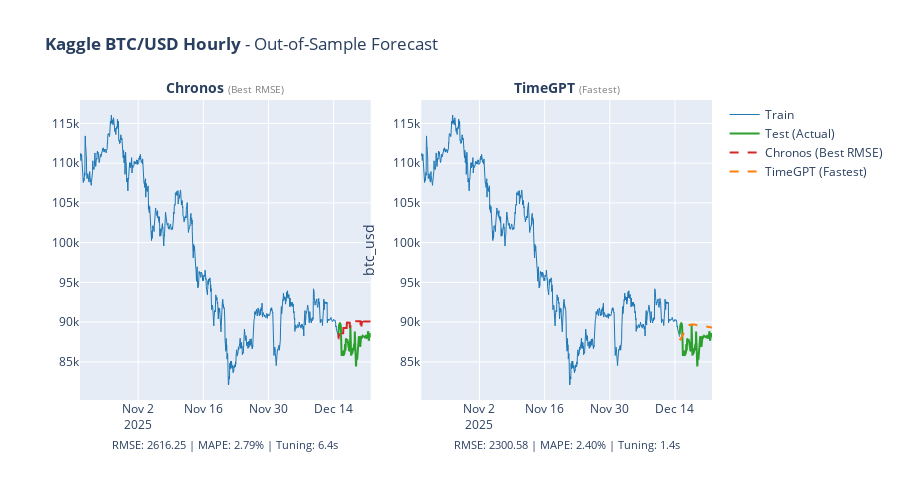

Notebook code cell kept with this figure:
### Code cell
# 9. Final Predictions with Best and Fastest Models

fig = plot_forecast_comparison(
    train,
    test,
    final_predictions,
    DATASET_CONFIG["name"],
    target_column=DATASET_CONFIG.get("target_column"),
    value_unit=DATASET_CONFIG.get("value_unit"),
)
fig.show()

### Figure 1 — Plotly figure (JSON) as saved in the notebook; plotly's stock layout.template omitted (floating-point values rounded to 4 significant figures; data arrays with more than 128 entries replaced by an {"elided": "..."} marker saying what was removed)
{"data": [{"hovertemplate": "<b>Train</b><br>Date: %{x}<br>Value: %{y:.2f}<extra></extra>", "line": {"color": "#1f77b4", "width": 1}, "mode": "lines", "name": "Train", "showlegend": true, "type": "scatter", "x": {"elided": "1332 str values"}, "xaxis": "x", "y": {"elided": "1332 float values"}, "yaxis": "y"}, {"hovertemplate": "<b>Actual</b><br>Date: %{x}<br>Value: %{y:.2f}<extra></extra>", "line": {"color": "#2ca02c", "width": 2}, "mode": "lines", "name": "Test (Actual)", "showlegend": true, "type": "scatter", "x": {"elided": "168 str values"}, "xaxis": "x", "y": {"elided": "168 float values"}, "yaxis": "y"}, {"hovertemplate": "<b>Chronos</b><br>Date: %{x}<br>Pred: %{y:.2f}<extra></extra>", "line": {"color": "#d62728", "dash": "dash", "width": 2}, "mode": "lines", "name": "Chronos (Best RMSE)", "showlegend": true, "type": "scatter", "x": {"elided": "168 str values"}, "xaxis": "x", "y": {"elided": "168 float values"}, "yaxis": "y"}, {"hovertemplate": "<b>Train</b><br>Date: %{x}<br>Value: %{y:.2f}<extra></extra>", "line": {"color": "#1f77b4", "width": 1}, "mode": "lines", "name": "Train", "showlegend": false, "type": "scatter", "x": {"elided": "1332 str values"}, "xaxis": "x2", "y": {"elided": "1332 float values"}, "yaxis": "y2"}, {"hovertemplate": "<b>Actual</b><br>Date: %{x}<br>Value: %{y:.2f}<extra></extra>", "line": {"color": "#2ca02c", "width": 2}, "mode": "lines", "name": "Test (Actual)", "showlegend": false, "type": "scatter", "x": {"elided": "168 str values"}, "xaxis": "x2", "y": {"elided": "168 float values"}, "yaxis": "y2"}, {"hovertemplate": "<b>TimeGPT</b><br>Date: %{x}<br>Pred: %{y:.2f}<extra></extra>", "line": {"color": "#ff7f0e", "dash": "dash", "width": 2}, "mode": "lines", "name": "TimeGPT (Fastest)", "showlegend": true, "type": "scatter", "x": {"elided": "168 str values"}, "xaxis": "x2", "y": {"elided": "168 float values"}, "yaxis": "y2"}], "layout": {"annotations": [{"font": {"size": 14}, "showarrow": false, "text": "<b>Chronos</b> <span style='font-size:10px;color:gray'>(Best RMSE)</span>", "x": 0.5, "xanchor": "center", "xref": "x domain", "y": 1.08, "yref": "paper"}, {"font": {"size": 11}, "showarrow": false, "text": "RMSE: 2616.25 | MAPE: 2.79% | Tuning: 6.4s", "x": 0.5, "xanchor": "center", "xref": "x domain", "y": -0.18, "yref": "paper"}, {"font": {"size": 14}, "showarrow": false, "text": "<b>TimeGPT</b> <span style='font-size:10px;color:gray'>(Fastest)</span>", "x": 0.5, "xanchor": "center", "xref": "x2 domain", "y": 1.08, "yref": "paper"}, {"font": {"size": 11}, "showarrow": false, "text": "RMSE: 2300.58 | MAPE: 2.40% | Tuning: 1.4s", "x": 0.5, "xanchor": "center", "xref": "x2 domain", "y": -0.18, "yref": "paper"}], "height": 500, "margin": {"b": 100}, "title": {"text": "<b>Kaggle BTC/USD Hourly</b> - Out-of-Sample Forecast"}, "xaxis": {"anchor": "y", "domain": [0, 0.46]}, "xaxis2": {"anchor": "y2", "domain": [0.54, 1]}, "yaxis": {"anchor": "x", "domain": [0, 1]}, "yaxis2": {"anchor": "x2", "domain": [0, 1], "title": {"text": "btc_usd"}}}}
